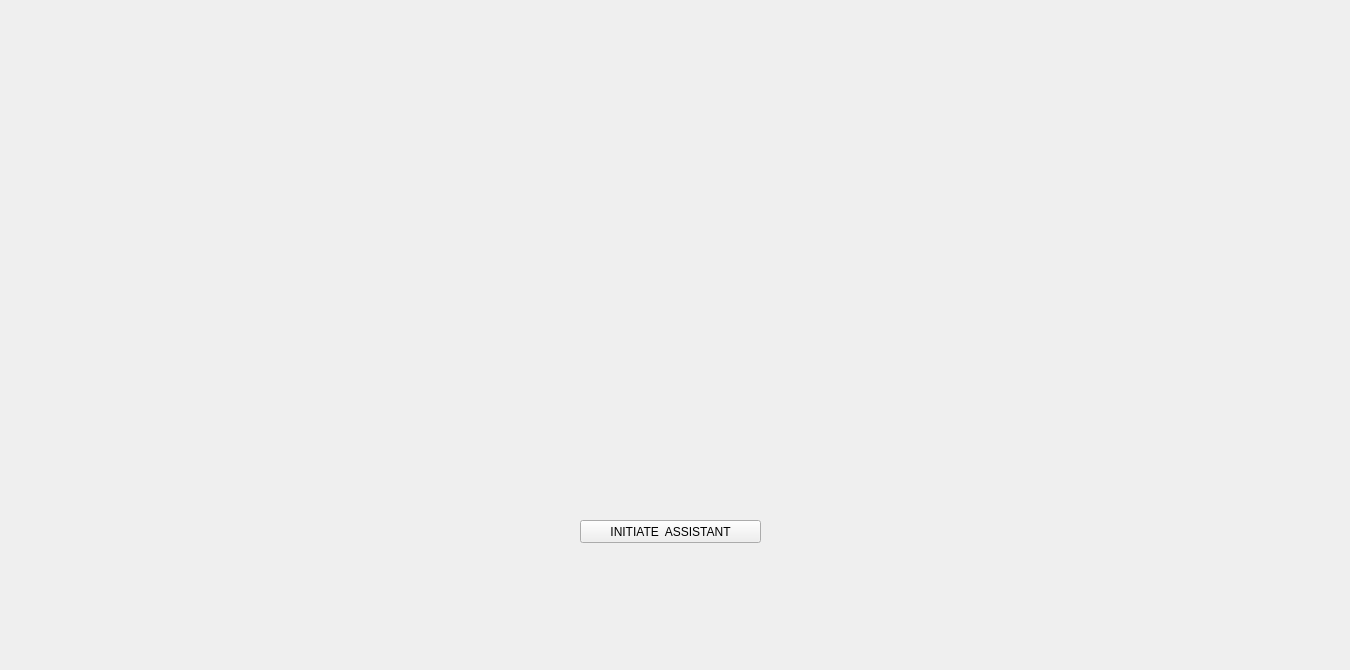
<?xml version="1.0" encoding="UTF-8"?>
<ui version="4.0">
 <class>MainWindow</class>
 <widget class="QMainWindow" name="MainWindow">
  <property name="geometry">
   <rect>
    <x>0</x>
    <y>0</y>
    <width>1350</width>
    <height>670</height>
   </rect>
  </property>
  <property name="windowTitle">
   <string>MainWindow</string>
  </property>
  <widget class="QWidget" name="centralwidget">
   <widget class="QLabel" name="label">
    <property name="geometry">
     <rect>
      <x>-140</x>
      <y>-30</y>
      <width>1521</width>
      <height>701</height>
     </rect>
    </property>
    <property name="text">
     <string/>
    </property>
    <property name="pixmap">
     <pixmap>background.jpg</pixmap>
    </property>
   </widget>
   <widget class="QLabel" name="label_2">
    <property name="geometry">
     <rect>
      <x>400</x>
      <y>190</y>
      <width>531</width>
      <height>311</height>
     </rect>
    </property>
    <property name="text">
     <string/>
    </property>
    <property name="pixmap">
     <pixmap>jarvis.gif</pixmap>
    </property>
    <property name="scaledContents">
     <bool>true</bool>
    </property>
   </widget>
   <widget class="QLabel" name="label_3">
    <property name="geometry">
     <rect>
      <x>-130</x>
      <y>530</y>
      <width>451</width>
      <height>141</height>
     </rect>
    </property>
    <property name="text">
     <string/>
    </property>
    <property name="pixmap">
     <pixmap>wave.gif</pixmap>
    </property>
    <property name="scaledContents">
     <bool>true</bool>
    </property>
   </widget>
   <widget class="QLabel" name="label_4">
    <property name="geometry">
     <rect>
      <x>0</x>
      <y>-90</y>
      <width>551</width>
      <height>281</height>
     </rect>
    </property>
    <property name="text">
     <string/>
    </property>
    <property name="pixmap">
     <pixmap>initiating.gif</pixmap>
    </property>
    <property name="scaledContents">
     <bool>true</bool>
    </property>
   </widget>
   <widget class="QPushButton" name="INITIATE">
    <property name="geometry">
     <rect>
      <x>580</x>
      <y>520</y>
      <width>181</width>
      <height>23</height>
     </rect>
    </property>
    <property name="text">
     <string>INITIATE  ASSISTANT</string>
    </property>
   </widget>
  </widget>
 </widget>
 <resources/>
 <connections/>
</ui>
